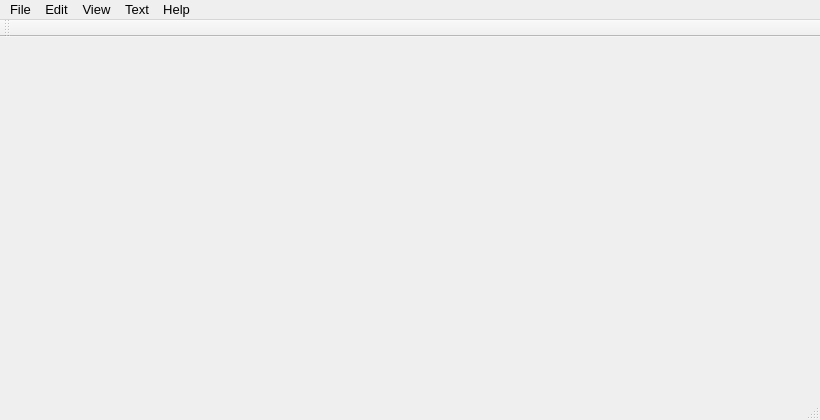
<?xml version="1.0" encoding="UTF-8"?>
<ui version="4.0">
 <class>MainWindow</class>
 <widget class="QMainWindow" name="MainWindow">
  <property name="geometry">
   <rect>
    <x>0</x>
    <y>0</y>
    <width>820</width>
    <height>420</height>
   </rect>
  </property>
  <property name="font">
   <font>
    <pointsize>10</pointsize>
   </font>
  </property>
  <property name="contextMenuPolicy">
   <enum>Qt::DefaultContextMenu</enum>
  </property>
  <property name="windowTitle">
   <string>HyperPad</string>
  </property>
  <property name="toolButtonStyle">
   <enum>Qt::ToolButtonIconOnly</enum>
  </property>
  <property name="documentMode">
   <bool>false</bool>
  </property>
  <widget class="QWidget" name="centralwidget">
   <property name="enabled">
    <bool>true</bool>
   </property>
   <layout class="QVBoxLayout" name="verticalLayout"/>
  </widget>
  <widget class="QStatusBar" name="statusbar"/>
  <widget class="QToolBar" name="toolBar">
   <property name="windowTitle">
    <string>toolBar</string>
   </property>
   <property name="autoFillBackground">
    <bool>true</bool>
   </property>
   <property name="movable">
    <bool>true</bool>
   </property>
   <property name="iconSize">
    <size>
     <width>22</width>
     <height>22</height>
    </size>
   </property>
   <property name="floatable">
    <bool>false</bool>
   </property>
   <attribute name="toolBarArea">
    <enum>TopToolBarArea</enum>
   </attribute>
   <attribute name="toolBarBreak">
    <bool>false</bool>
   </attribute>
  </widget>
  <widget class="QMenuBar" name="menubar">
   <property name="geometry">
    <rect>
     <x>0</x>
     <y>0</y>
     <width>820</width>
     <height>26</height>
    </rect>
   </property>
   <widget class="QMenu" name="menuFile">
    <property name="title">
     <string>File</string>
    </property>
    <addaction name="separator"/>
    <addaction name="actionNew"/>
    <addaction name="actionOpen"/>
    <addaction name="actionSave"/>
    <addaction name="actionSaveAs"/>
    <addaction name="separator"/>
    <addaction name="actionExit"/>
   </widget>
   <widget class="QMenu" name="menuEdit">
    <property name="title">
     <string>Edit</string>
    </property>
    <addaction name="actionUndo"/>
    <addaction name="actionRedo"/>
    <addaction name="separator"/>
    <addaction name="actionCut"/>
    <addaction name="actionCopy"/>
    <addaction name="actionPaste"/>
    <addaction name="separator"/>
    <addaction name="actionSelect_All"/>
    <addaction name="separator"/>
   </widget>
   <widget class="QMenu" name="menuHelp">
    <property name="title">
     <string>Help</string>
    </property>
    <addaction name="actionAbout_Hyper"/>
    <addaction name="actionAbout_Qt"/>
   </widget>
   <widget class="QMenu" name="menuText">
    <property name="title">
     <string>Text</string>
    </property>
    <addaction name="actionFont"/>
   </widget>
   <widget class="QMenu" name="menuView">
    <property name="title">
     <string>View</string>
    </property>
    <widget class="QMenu" name="menuToolbar">
     <property name="title">
      <string>Toolbar</string>
     </property>
     <widget class="QMenu" name="menuStyle">
      <property name="title">
       <string>Style</string>
      </property>
      <addaction name="actionToolbar_Follow"/>
      <addaction name="actionToolbar_IconsOnly"/>
      <addaction name="actionToolbar_TextOnly"/>
      <addaction name="actionToolbar_TextBesideIcons"/>
      <addaction name="actionToolbar_TextUnderIcons"/>
     </widget>
     <addaction name="menuStyle"/>
     <addaction name="actionMovable_ToolBar"/>
     <addaction name="actionVisible_ToolBar"/>
    </widget>
    <addaction name="actionZoom_in"/>
    <addaction name="actionZoom_out"/>
    <addaction name="separator"/>
    <addaction name="menuToolbar"/>
    <addaction name="actionVisible_StatusBar"/>
    <addaction name="actionVisible_MenuBar"/>
   </widget>
   <addaction name="menuFile"/>
   <addaction name="menuEdit"/>
   <addaction name="menuView"/>
   <addaction name="menuText"/>
   <addaction name="menuHelp"/>
  </widget>
  <action name="actionNew">
   <property name="icon">
    <iconset theme="document-new">
     <normaloff>.</normaloff>.</iconset>
   </property>
   <property name="text">
    <string>New</string>
   </property>
   <property name="toolTip">
    <string>Create new file</string>
   </property>
   <property name="shortcut">
    <string>Ctrl+N</string>
   </property>
  </action>
  <action name="actionOpen">
   <property name="icon">
    <iconset theme="document-open">
     <normaloff>:/ico/res/document-open.svg</normaloff>:/ico/res/document-open.svg</iconset>
   </property>
   <property name="text">
    <string>Open</string>
   </property>
   <property name="toolTip">
    <string>Open a file</string>
   </property>
   <property name="shortcut">
    <string>Ctrl+O</string>
   </property>
  </action>
  <action name="actionSave">
   <property name="icon">
    <iconset theme="document-save">
     <normaloff>.</normaloff>.</iconset>
   </property>
   <property name="text">
    <string>Save</string>
   </property>
   <property name="toolTip">
    <string>Save the file</string>
   </property>
   <property name="shortcut">
    <string>Ctrl+S</string>
   </property>
  </action>
  <action name="actionSaveAs">
   <property name="icon">
    <iconset theme="document-save-as">
     <normaloff>.</normaloff>.</iconset>
   </property>
   <property name="text">
    <string>Save As</string>
   </property>
   <property name="shortcut">
    <string>Ctrl+Shift+S</string>
   </property>
  </action>
  <action name="actionExit">
   <property name="icon">
    <iconset theme="window-close">
     <normaloff>.</normaloff>.</iconset>
   </property>
   <property name="text">
    <string>Exit</string>
   </property>
   <property name="shortcut">
    <string>Ctrl+Q</string>
   </property>
  </action>
  <action name="actionUndo">
   <property name="icon">
    <iconset theme="edit-undo">
     <normaloff>.</normaloff>.</iconset>
   </property>
   <property name="text">
    <string>Undo</string>
   </property>
   <property name="shortcut">
    <string>Ctrl+Z</string>
   </property>
  </action>
  <action name="actionRedo">
   <property name="icon">
    <iconset theme="edit-redo">
     <normaloff>.</normaloff>.</iconset>
   </property>
   <property name="text">
    <string>Redo</string>
   </property>
   <property name="shortcut">
    <string>Ctrl+Shift+Z</string>
   </property>
  </action>
  <action name="actionCut">
   <property name="icon">
    <iconset theme="edit-cut">
     <normaloff>.</normaloff>.</iconset>
   </property>
   <property name="text">
    <string>Cut</string>
   </property>
   <property name="shortcut">
    <string>Ctrl+X</string>
   </property>
  </action>
  <action name="actionCopy">
   <property name="icon">
    <iconset theme="edit-copy">
     <normaloff>.</normaloff>.</iconset>
   </property>
   <property name="text">
    <string>Copy</string>
   </property>
   <property name="shortcut">
    <string>Ctrl+C</string>
   </property>
  </action>
  <action name="actionPaste">
   <property name="icon">
    <iconset theme="edit-paste">
     <normaloff>.</normaloff>.</iconset>
   </property>
   <property name="text">
    <string>Paste</string>
   </property>
   <property name="shortcut">
    <string>Ctrl+V</string>
   </property>
  </action>
  <action name="actionDelete">
   <property name="icon">
    <iconset theme="delete">
     <normaloff>.</normaloff>.</iconset>
   </property>
   <property name="text">
    <string>Delete</string>
   </property>
   <property name="shortcut">
    <string>Ctrl+D</string>
   </property>
  </action>
  <action name="actionSelect_All">
   <property name="icon">
    <iconset theme="edit-select-all">
     <normaloff>.</normaloff>.</iconset>
   </property>
   <property name="text">
    <string>Select All</string>
   </property>
   <property name="shortcut">
    <string>Ctrl+A</string>
   </property>
  </action>
  <action name="actionZoom_in">
   <property name="icon">
    <iconset theme="zoom-in">
     <normaloff>.</normaloff>.</iconset>
   </property>
   <property name="text">
    <string>Zoom in</string>
   </property>
   <property name="shortcut">
    <string>Ctrl++</string>
   </property>
  </action>
  <action name="actionZoom_out">
   <property name="icon">
    <iconset theme="zoom-out">
     <normaloff>.</normaloff>.</iconset>
   </property>
   <property name="text">
    <string>Zoom out</string>
   </property>
   <property name="shortcut">
    <string>Ctrl+-</string>
   </property>
  </action>
  <action name="actionAbout_Hyper">
   <property name="icon">
    <iconset theme="help-about">
     <normaloff>:/ico/res/document-new.svg</normaloff>:/ico/res/document-new.svg</iconset>
   </property>
   <property name="text">
    <string>About HyperPad</string>
   </property>
  </action>
  <action name="actionAbout_Qt">
   <property name="icon">
    <iconset theme="qt">
     <normaloff>.</normaloff>.</iconset>
   </property>
   <property name="text">
    <string>About Qt</string>
   </property>
  </action>
  <action name="actionFont">
   <property name="icon">
    <iconset theme="font-enable">
     <normaloff>.</normaloff>.</iconset>
   </property>
   <property name="text">
    <string>Font</string>
   </property>
  </action>
  <action name="actionMovable_ToolBar">
   <property name="checkable">
    <bool>true</bool>
   </property>
   <property name="checked">
    <bool>false</bool>
   </property>
   <property name="text">
    <string>Movable</string>
   </property>
   <property name="toolTip">
    <string>Movable</string>
   </property>
  </action>
  <action name="actionVisible_ToolBar">
   <property name="checkable">
    <bool>true</bool>
   </property>
   <property name="text">
    <string>Hidden</string>
   </property>
   <property name="toolTip">
    <string>Hidden</string>
   </property>
  </action>
  <action name="actionVisible_StatusBar">
   <property name="checkable">
    <bool>true</bool>
   </property>
   <property name="checked">
    <bool>false</bool>
   </property>
   <property name="text">
    <string>Show StatusBar</string>
   </property>
   <property name="toolTip">
    <string>Hidden the statusbar</string>
   </property>
  </action>
  <action name="actionToolbar_IconsOnly">
   <property name="text">
    <string>Icons Only</string>
   </property>
  </action>
  <action name="actionToolbar_TextOnly">
   <property name="text">
    <string>Text Only</string>
   </property>
  </action>
  <action name="actionToolbar_TextBesideIcons">
   <property name="text">
    <string>Text beside icons</string>
   </property>
  </action>
  <action name="actionToolbar_TextUnderIcons">
   <property name="text">
    <string>Text under icons</string>
   </property>
  </action>
  <action name="actionToolbar_Follow">
   <property name="text">
    <string>Follow System</string>
   </property>
  </action>
  <action name="actionVisible_MenuBar">
   <property name="checkable">
    <bool>true</bool>
   </property>
   <property name="text">
    <string>Show MenuBar</string>
   </property>
  </action>
 </widget>
 <resources/>
 <connections/>
</ui>
